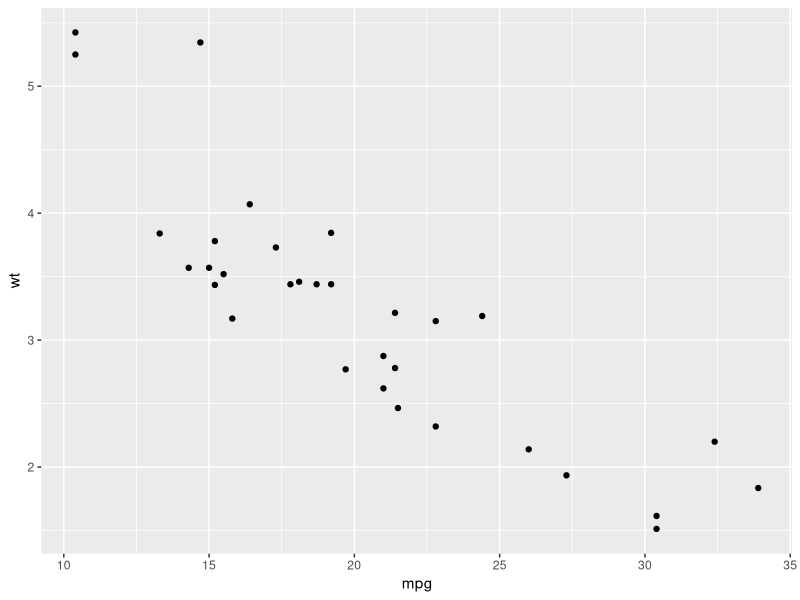
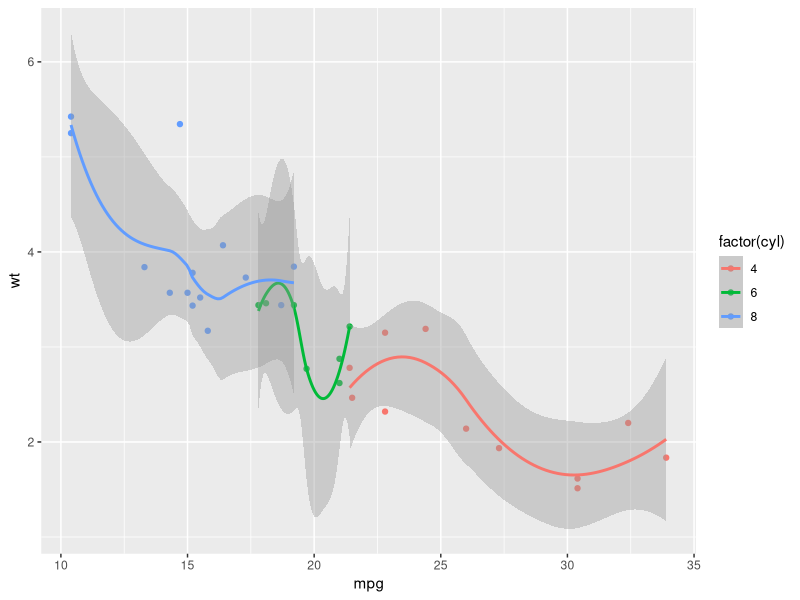
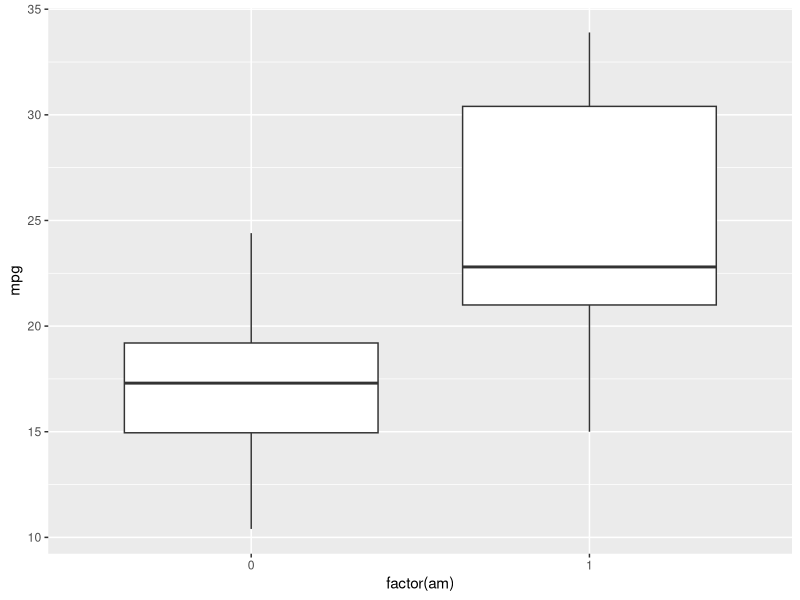

Generate these figures, in order, with R:
## ---- chunk 1
knitr::opts_chunk$set(echo = TRUE)
library(tidyverse)
## ---- chunk 2
3 + 3 
## ---- chunk 3
# this is a code comment, which is useful for describing the purpose of the code that follows

# performing basic math
3 + 3 
3 + 4 # you can include comments on the same line as code
3+4 # spaces on either side of the plus sign aren't necessary, but it makes your code easier to read
## ---- chunk 4
# functions are used to perform specific tasks


# round a number
round(3.1415)

# change the number of decimal places
round(3.1415, digits = 2)

## ---- chunk 5
# assigning value to an object
weight_kg <- 55 # <- is an assignment operator
# recall object
weight_kg
# perform an operation on an object
2.2 * weight_kg
# assign a new value to object
weight_kg <- 57.5
# create new object from operation
weight_lb <- 2.2 * weight_kg
weight_kg <- 100
## ---- chunk 6
# access data (available with packages)
data(mtcars)
head(df)
?mtcars
## ---- chunk 7
# scatterplot of miles per gallon and weight
qplot(mpg, wt, data=mtcars)
## ---- chunk 8
# color points by number of cylinders, add smoothing lines
qplot(mpg, wt, data = mtcars, color = factor(cyl),
      geom=c("point", "smooth"))
## ---- chunk 9
# boxplot of mpg by transmission
qplot(factor(am), mpg, data = mtcars,
      geom="boxplot")
